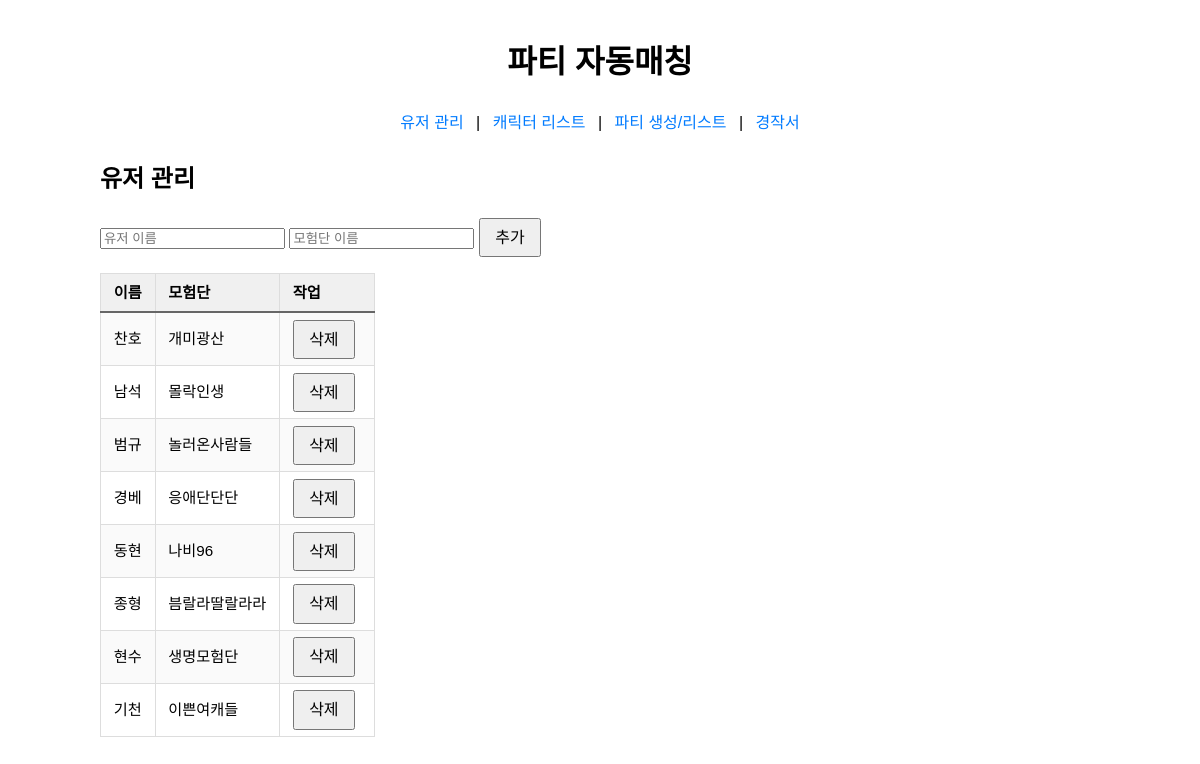
/users/, run on the app's committed database.
### tables this page shows
CREATE TABLE "user_adventure" (
	"idx"	INTEGER,
	"user"	TEXT,
	"adventure"	TEXT,
	PRIMARY KEY("idx" AUTOINCREMENT)
);

### blueprints/users.py (the view)
@users_bp.route('/', methods=['GET'])
def list_users():
    conn = get_db_connection()
    rows = conn.execute(
        'SELECT idx, "user" AS name, adventure FROM user_adventure ORDER BY idx'
    ).fetchall()
    conn.close()
    users = [dict(r) for r in rows]
    return render_template('users.html', users=users, alert=None)

### db.py (called while the page is built)
def get_db_connection():
    db_path = os.path.join(current_app.root_path, 'database', 'DB.sqlite')
    conn = sqlite3.connect(db_path)
    conn.row_factory = sqlite3.Row
    return conn

### templates/users.html (shortened to what this page needs)
{% extends 'base.html' %}
{% block content %}
<h2>유저 관리</h2>
<form action="{{ url_for('users.add_user') }}" method="post">
  <input type="text" name="name" placeholder="유저 이름" required>
  <input type="text" name="adventure" placeholder="모험단 이름" required>
  <button type="submit">추가</button>
</form>
<table>
  <thead><tr><th>이름</th><th>모험단</th><th>작업</th></tr></thead>
  <tbody>
    {% for u in users %}
    <tr>
      <td>{{ u.name }}</td>
      <td>{{ u.adventure }}</td>
      <td>
        <form action="{{ url_for('users.delete_user') }}" method="post" style="display:inline;">
          <button type="submit">삭제</button>
        </form>
      </td>
    </tr>
    {% endfor %}
  </tbody>
</table>
{% endblock %}

### templates/base.html (shortened to what this page needs)
<!doctype html>
<html lang="ko">
<head>
  <link rel="stylesheet" href="{{ url_for('static', filename='style.css') }}">
</head>
<body>
  <header>
    <h1>파티 자동매칭</h1>
    <nav>
      <a href="{{ url_for('users.list_users') }}">유저 관리</a> |
      <a href="{{ url_for('characters.show_characters') }}">캐릭터 리스트</a> |
      <a href="{{ url_for('party.list_and_generate') }}">파티 생성/리스트</a> |
	  <a href="https://docs.google.com/spreadsheets/d/1BRBfMIe5knu2mUB8P8nvjTNmI5S65t5yibbQorYeyC8/edit?usp=sharing" target="_blank">경작서</a>
    </nav>
  </header>
  <main>
    {% block content %}{% endblock %}
  </main>
</body>
</html>
</body>
</html>

### static/style.css (style rules this page uses)
body { font-family: sans-serif; max-width: 1000px; margin: 0 auto; padding: 1rem; line-height: 1.6; }
header { text-align: center; margin-bottom: 1.5rem; }
nav { margin-top: 0.5rem; }
nav a { margin: 0 0.5rem; text-decoration: none; color: #007bff; }
button { padding: 0.4rem 0.8rem; font-size: 1rem; line-height: 1.2; cursor: pointer; margin-right: 0.25rem; }
.table, table { width: auto; border-collapse: collapse; font-size: 0.9rem; margin-top: 1rem; }
th, td { border: 1px solid #ddd; padding: 0.4rem 0.8rem; text-align: left; white-space: nowrap; }
thead th { background-color: #f0f0f0; border-bottom: 2px solid #666; }
tbody tr:nth-child(odd) { background-color: #fafafa; }
@media (min-width: 1024px) and (max-width: 1919px) { body { max-width: 1000px; padding: 1rem; } }
@media (min-width: 1024px) and (max-width: 1919px) { button { padding: 0.5rem 0.9rem; font-size: 1rem; margin-right: 0.4rem; } }
@media (min-width: 1024px) and (max-width: 1919px) { table { font-size: 0.95rem; } }

### data on the page
user_adventure: name "찬호", adventure "개미광산"
user_adventure: name "남석", adventure "몰락인생"
user_adventure: name "범규", adventure "놀러온사람들"
user_adventure: name "경베", adventure "응애단단단"
user_adventure: name "동현", adventure "나비96"
user_adventure: name "종형", adventure "븜랄라딸랄라라"
user_adventure: name "현수", adventure "생명모험단"
user_adventure: name "기천", adventure "이쁜여캐들"
